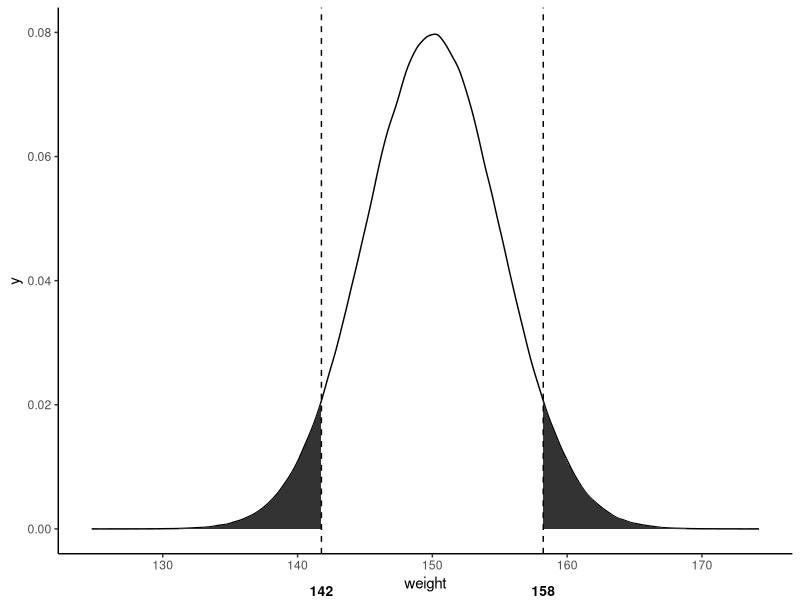

R code for this plot:
## ---- chunk 1
library(dplyr)
library(ggplot2)

m <- 150
std <- 5 

df <- data.frame(weight = rnorm(n = 1000000, mean = m, sd = std))

cutoff1  <- quantile(df$weight, .05)
cutoff2  <- quantile(df$weight, .95)

ggplot(df, aes(x = weight)) +
  geom_density() +
  stat_function(fun = dnorm, args = list(mean = m, sd = std), xlim = c(min(df$weight), cutoff1), geom = "area") +
  stat_function(fun = dnorm, args = list(mean = m, sd = std), xlim = c(cutoff2, max(df$weight)), geom = "area") +
  theme_classic() +
  geom_vline(xintercept = cutoff1, linetype= "dashed") + 
  geom_vline(xintercept = cutoff2, linetype= "dashed") +
  annotate("text", x = cutoff1, y = -.01, label = as.character(round(cutoff1)), size = 3.5, fontface = "bold") +
  annotate("text", x = cutoff2, y = -.01, label = as.character(round(cutoff2)), size = 3.5, fontface = "bold") +
  coord_cartesian(ylim = c(0, .08), clip = "off") 


